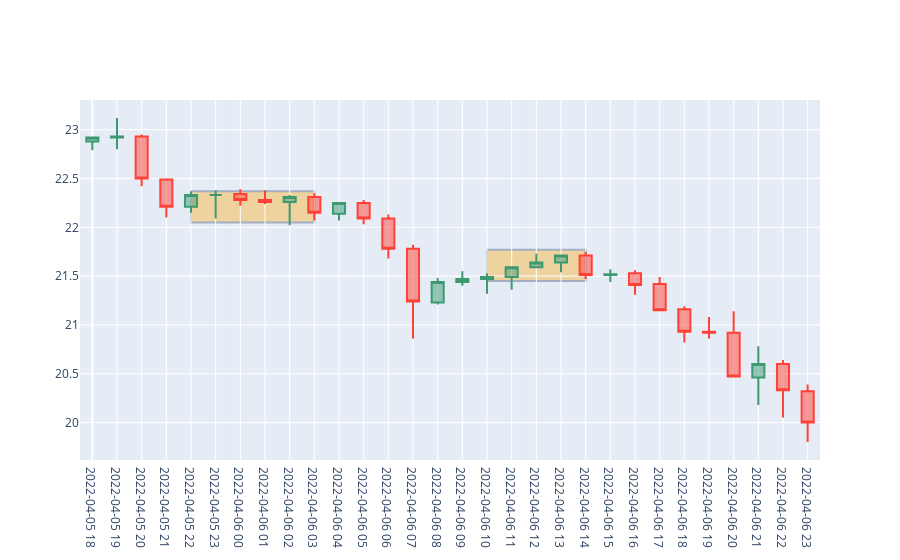

Notebook source saved alongside this figure:
### Code cell
from myenv.models.candlestick import Candlestick
from myenv.models.merchandise_rate import MerchandiseRate
from apps.helpers.draw_chart import draw_candlestick, draw_candlestick2
from apps.services.ochl_dataframe import add_hour_column, add_return_column, add_average_oc_column, add_rolling_average_oc_column
import matplotlib.pyplot as plt
import numpy as np

%matplotlib inline

merchandise_rate = MerchandiseRate()
merchandise_rate_id = merchandise_rate.find_by_slug(MERCHAINDISE)
candlestick = Candlestick(merchandise_rate_id, 'hour', 30, "DESC", start_date=START_DATE, end_date=END_DATE)

data_prices = candlestick.to_df()

data_prices = add_hour_column(data_prices)
data_prices = add_return_column(data_prices)
data_prices = add_average_oc_column(data_prices)
data_prices = add_rolling_average_oc_column(data_prices)

draw_candlestick2(data_prices).show()

### Figure 1 — Plotly figure (JSON) as saved in the notebook; plotly's stock layout.template omitted (floating-point values rounded to 4 significant figures)
{"data": [{"close": [22.92, 22.93, 22.5, 22.21, 22.33, 22.33, 22.28, 22.26, 22.31, 22.15, 22.25, 22.09, 21.78, 21.24, 21.44, 21.47, 21.49, 21.59, 21.64, 21.71, 21.51, 21.52, 21.41, 21.15, 20.93, 20.92, 20.47, 20.6, 20.33, 20], "high": [22.92, 23.12, 22.95, 22.49, 22.37, 22.38, 22.39, 22.38, 22.33, 22.35, 22.25, 22.28, 22.13, 21.82, 21.48, 21.55, 21.53, 21.59, 21.73, 21.72, 21.75, 21.57, 21.56, 21.49, 21.19, 21.08, 21.14, 20.78, 20.64, 20.39], "low": [22.79, 22.8, 22.42, 22.1, 22.15, 22.09, 22.22, 22.24, 22.02, 22.07, 22.07, 22.03, 21.68, 20.86, 21.21, 21.4, 21.32, 21.36, 21.58, 21.54, 21.47, 21.44, 21.31, 21.14, 20.82, 20.86, 20.46, 20.18, 20.05, 19.8], "open": [22.88, 22.92, 22.93, 22.49, 22.21, 22.33, 22.34, 22.28, 22.26, 22.31, 22.14, 22.25, 22.09, 21.78, 21.23, 21.44, 21.47, 21.49, 21.59, 21.64, 21.71, 21.51, 21.53, 21.42, 21.16, 20.93, 20.92, 20.46, 20.6, 20.32], "type": "candlestick", "x": [0, 0.5, 1, 1.5, 2, 2.5, 3, 3.5, 4, 4.5, 5, 5.5, 6, 6.5, 7, 7.5, 8, 8.5, 9, 9.5, 10, 10.5, 11, 11.5, 12, 12.5, 13, 13.5, 14, 14.5]}], "layout": {"shapes": [{"fillcolor": "orange", "layer": "below", "opacity": 0.35, "type": "rect", "x0": 8, "x1": 10, "xref": "x", "y0": 21.45, "y1": 21.77, "yref": "y"}, {"fillcolor": "orange", "layer": "below", "opacity": 0.35, "type": "rect", "x0": 2, "x1": 4.5, "xref": "x", "y0": 22.05, "y1": 22.37, "yref": "y"}], "xaxis": {"rangeslider": {"visible": false}, "ticktext": ["2022-04-05 18", "2022-04-05 19", "2022-04-05 20", "2022-04-05 21", "2022-04-05 22", "2022-04-05 23", "2022-04-06 00", "2022-04-06 01", "2022-04-06 02", "2022-04-06 03", "2022-04-06 04", "2022-04-06 05", "2022-04-06 06", "2022-04-06 07", "2022-04-06 08", "2022-04-06 09", "2022-04-06 10", "2022-04-06 11", "2022-04-06 12", "2022-04-06 13", "2022-04-06 14", "2022-04-06 15", "2022-04-06 16", "2022-04-06 17", "2022-04-06 18", "2022-04-06 19", "2022-04-06 20", "2022-04-06 21", "2022-04-06 22", "2022-04-06 23"], "tickvals": [0, 0.5, 1, 1.5, 2, 2.5, 3, 3.5, 4, 4.5, 5, 5.5, 6, 6.5, 7, 7.5, 8, 8.5, 9, 9.5, 10, 10.5, 11, 11.5, 12, 12.5, 13, 13.5, 14, 14.5]}}}
